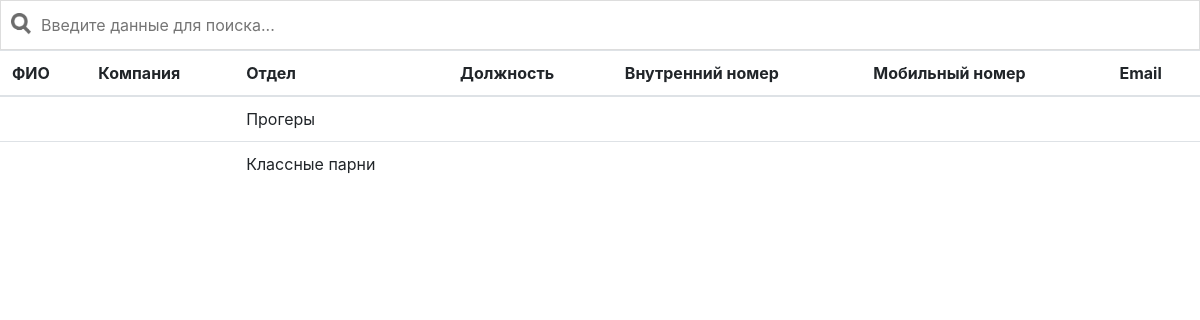
The page /phonebook/ on the database as committed earlier.
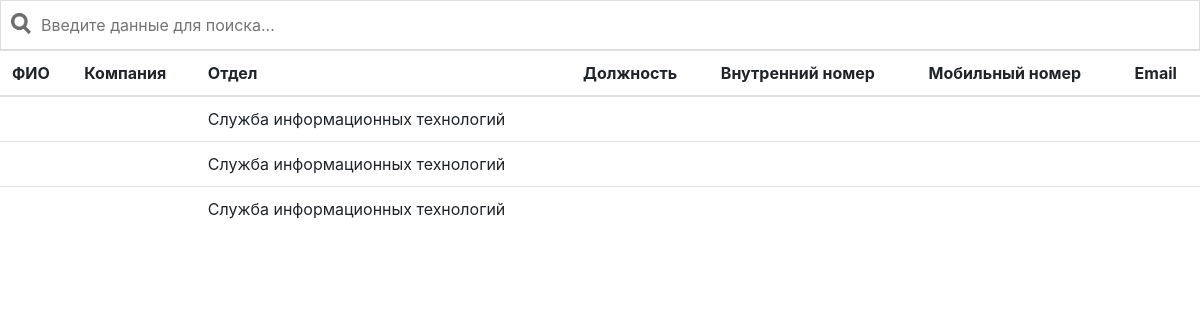
The same page on the database as committed later.
### phonebook/models.py (models this page shows)
class Person(models.Model):
    givenname = models.CharField(max_length=255, blank=True)
    surname = models.CharField(max_length=255, blank=True)
    othername = models.CharField(max_length=255, blank=True)
    company = models.CharField(max_length=255, blank=True)
    mobile = models.CharField(max_length=255, blank=True)
    telephoneNumber = models.CharField(max_length=255, blank=True)
    department = models.CharField(max_length=255, blank=True)
    title = models.CharField(max_length=255, blank=True)
    mail = models.EmailField(max_length=255, blank=True)

### phonebook/views.py (the view)
# urls.py: path('', views.index, name='index')
def index(request):
    person = Person.objects.all().order_by('surname')
    args = {'persons':person}
    return render(request, 'persons/persons.html', args)

### phonebook/templates/persons/persons.html (shortened to what this page needs)
<html>
<head>
    {% load static %}
    <link rel="stylesheet" href="https://stackpath.bootstrapcdn.com/bootstrap/4.4.1/css/bootstrap.min.css"
>
    <link rel="stylesheet" href="{% static 'phonebook/style.css' %}" type="text/css">
</head>
<body>
    <input type="text" id="myInput" onkeyup="searchTable()" placeholder="Введите данные для поиска...">
    <table class="table table-hover" id="myTable">
        <thead>
            <tr id="tableHeader">
                <th>ФИО</th>
                <th>Компания</th>
                <th>Отдел</th>
                <th>Должность</th>
                <th>Внутренний номер</th>
                <th>Мобильный номер</th>
                <th>Email</th>
            </tr>
        </thead>
        {% for person in persons %}
        <tr>
            <td>
            </td>
            <td>
            </td>
            <td>
                {{ person.department }}
            </td>
            <td>
            </td>
            <td>
            </td>
            <td>
            </td>
            <td>
            </td>
        </tr>
        {% endfor %}
    </table>
</body>
</html>

### phonebook/static/phonebook/style.css (style rules this page uses)
#myInput { background-image: url('search_icon.png'); background-position: 10px 12px; background-repeat: no-repeat; background-size: 20px auto; width: 100%; font-size: 16px; padding: 12px 20px 12px 40px; border: 1px solid #ddd; margin-bottom: 0px; }

Rows that differ between the two databases and show on the page:
removed Person: department "Прогеры"
removed Person: department "Классные парни"
added Person: department "Служба информационных технологий"
added Person: department "Служба информационных технологий"
added Person: department "Служба информационных технологий"
